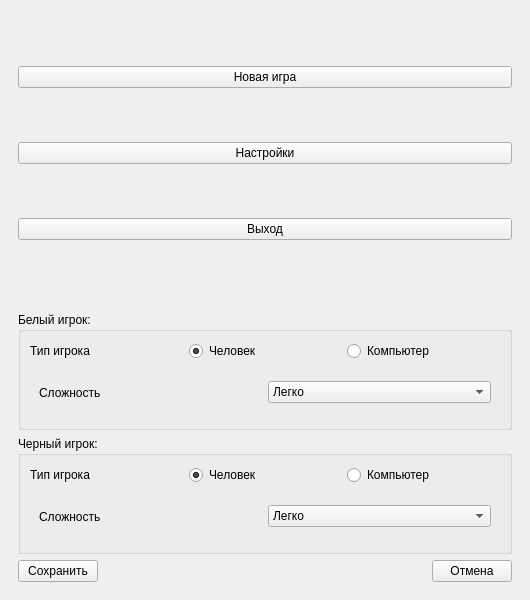
<?xml version="1.0" encoding="UTF-8"?>
<ui version="4.0">
 <class>menuWindow</class>
 <widget class="QMainWindow" name="menuWindow">
  <property name="geometry">
   <rect>
    <x>0</x>
    <y>0</y>
    <width>530</width>
    <height>600</height>
   </rect>
  </property>
  <property name="windowTitle">
   <string>qChess</string>
  </property>
  <widget class="QWidget" name="centralwidget">
   <layout class="QVBoxLayout" name="verticalLayout_5">
    <item>
     <widget class="QWidget" name="menu" native="true">
      <layout class="QVBoxLayout" name="verticalLayout">
       <item>
        <widget class="QPushButton" name="newGame">
         <property name="text">
          <string>Новая игра</string>
         </property>
        </widget>
       </item>
       <item>
        <widget class="QPushButton" name="options">
         <property name="text">
          <string>Настройки</string>
         </property>
        </widget>
       </item>
       <item>
        <widget class="QPushButton" name="exit">
         <property name="text">
          <string>Выход</string>
         </property>
        </widget>
       </item>
      </layout>
     </widget>
    </item>
    <item>
     <widget class="QWidget" name="widgetOpt" native="true">
      <layout class="QVBoxLayout" name="verticalLayout_4">
       <item>
        <widget class="QGroupBox" name="groupBox">
         <property name="title">
          <string>Белый игрок:</string>
         </property>
         <layout class="QVBoxLayout" name="verticalLayout_2">
          <item>
           <layout class="QHBoxLayout" name="horizontalLayout_2">
            <item>
             <widget class="QLabel" name="label">
              <property name="text">
               <string>Тип игрока</string>
              </property>
             </widget>
            </item>
            <item>
             <widget class="QRadioButton" name="humen1">
              <property name="text">
               <string>Человек</string>
              </property>
              <property name="checked">
               <bool>true</bool>
              </property>
             </widget>
            </item>
            <item>
             <widget class="QRadioButton" name="ai1">
              <property name="text">
               <string>Компьютер</string>
              </property>
             </widget>
            </item>
           </layout>
          </item>
          <item>
           <widget class="QWidget" name="cofW1" native="true">
            <layout class="QHBoxLayout" name="horizontalLayout">
             <item>
              <widget class="QLabel" name="label_kof1">
               <property name="text">
                <string>Сложность</string>
               </property>
              </widget>
             </item>
             <item>
              <widget class="QComboBox" name="kof1">
               <item>
                <property name="text">
                 <string>Легко</string>
                </property>
               </item>
               <item>
                <property name="text">
                 <string>Средне</string>
                </property>
               </item>
               <item>
                <property name="text">
                 <string>Тяжело</string>
                </property>
               </item>
              </widget>
             </item>
            </layout>
           </widget>
          </item>
         </layout>
        </widget>
       </item>
       <item>
        <widget class="QGroupBox" name="groupBox_2">
         <property name="title">
          <string>Черный игрок:</string>
         </property>
         <layout class="QVBoxLayout" name="verticalLayout_3">
          <item>
           <layout class="QHBoxLayout" name="horizontalLayout_3">
            <item>
             <widget class="QLabel" name="label_3">
              <property name="text">
               <string>Тип игрока</string>
              </property>
             </widget>
            </item>
            <item>
             <widget class="QRadioButton" name="humen2">
              <property name="text">
               <string>Человек</string>
              </property>
              <property name="checked">
               <bool>true</bool>
              </property>
             </widget>
            </item>
            <item>
             <widget class="QRadioButton" name="ai2">
              <property name="text">
               <string>Компьютер</string>
              </property>
             </widget>
            </item>
           </layout>
          </item>
          <item>
           <widget class="QWidget" name="cofW2" native="true">
            <layout class="QHBoxLayout" name="horizontalLayout_4">
             <item>
              <widget class="QLabel" name="label_kof2">
               <property name="text">
                <string>Сложность</string>
               </property>
              </widget>
             </item>
             <item>
              <widget class="QComboBox" name="kof2">
               <item>
                <property name="text">
                 <string>Легко</string>
                </property>
               </item>
               <item>
                <property name="text">
                 <string>Средне</string>
                </property>
               </item>
               <item>
                <property name="text">
                 <string>Тяжело</string>
                </property>
               </item>
              </widget>
             </item>
            </layout>
           </widget>
          </item>
         </layout>
        </widget>
       </item>
       <item>
        <layout class="QHBoxLayout" name="horizontalLayout_5">
         <item>
          <widget class="QPushButton" name="save">
           <property name="text">
            <string>Сохранить</string>
           </property>
          </widget>
         </item>
         <item>
          <spacer name="horizontalSpacer">
           <property name="orientation">
            <enum>Qt::Horizontal</enum>
           </property>
           <property name="sizeHint" stdset="0">
            <size>
             <width>40</width>
             <height>20</height>
            </size>
           </property>
          </spacer>
         </item>
         <item>
          <widget class="QPushButton" name="cansle">
           <property name="text">
            <string>Отмена</string>
           </property>
          </widget>
         </item>
        </layout>
       </item>
      </layout>
     </widget>
    </item>
   </layout>
  </widget>
 </widget>
 <resources/>
 <connections/>
</ui>
